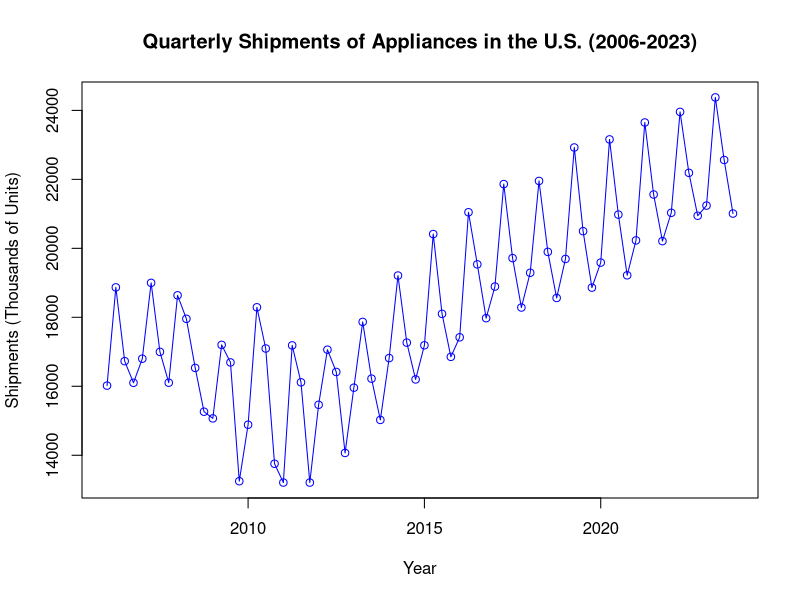
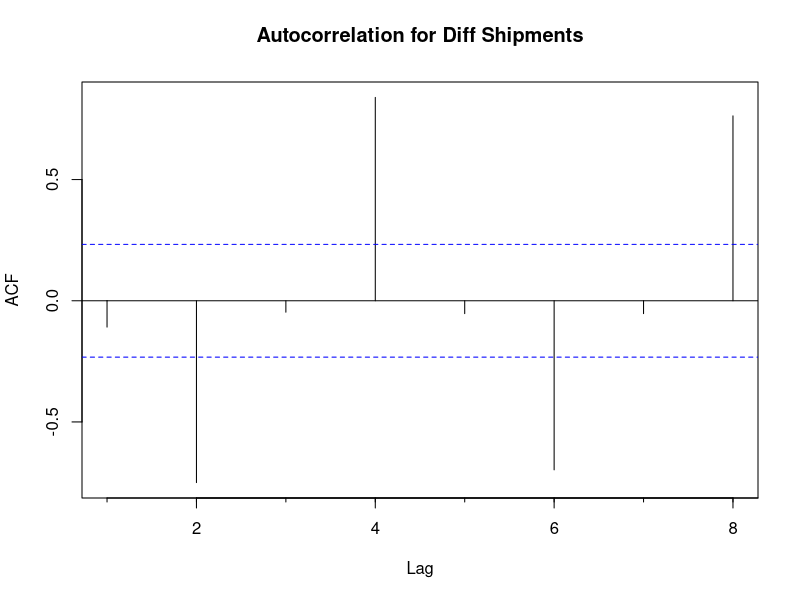
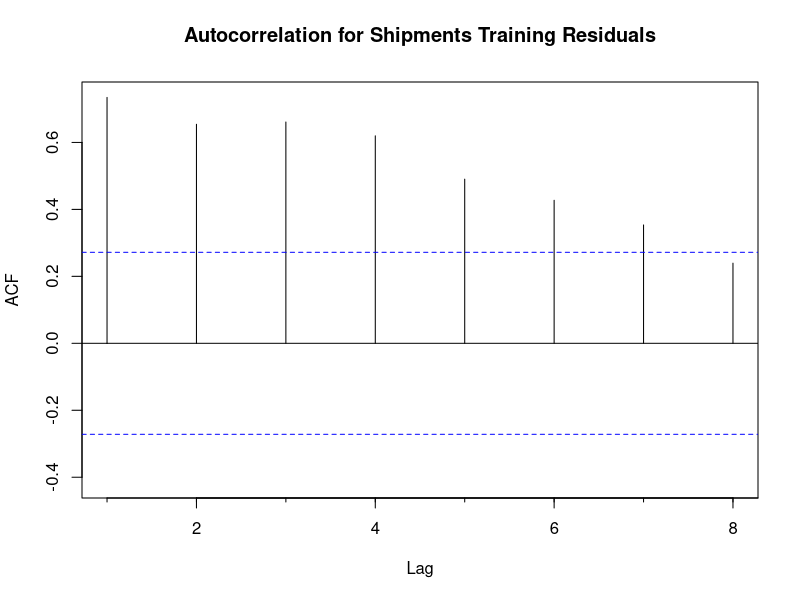
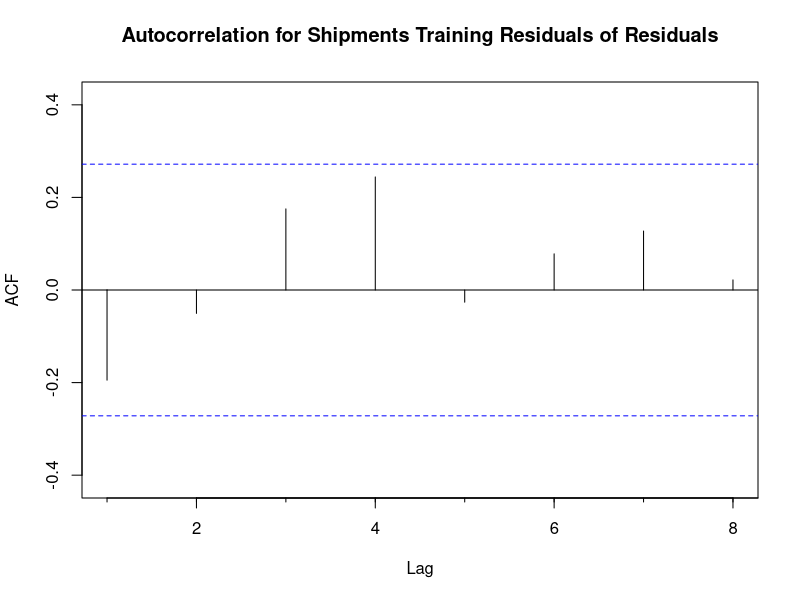
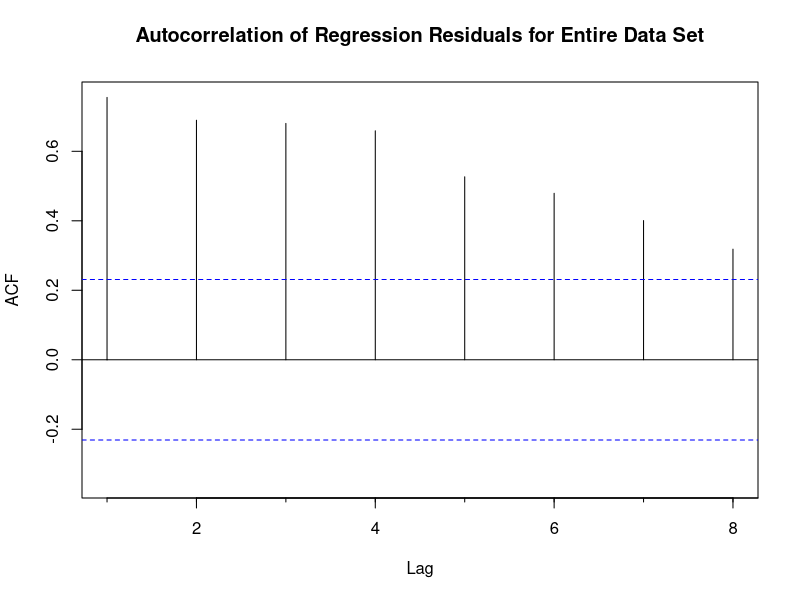

Recreate these plots in R, in order.
## USE FORECAST LIBRARY.

library(forecast)

## CREATE DATA FRAME. 

# Set working directory for locating files.
setwd("/Users/pallavinair/Desktop/CSUEB BA/BAN 673/Casestudy 2")

# Create data frame.
shipment.data <- read.csv("673_case2.csv")

# See the first and last 6 records of the file for data.
head(shipment.data)
tail(shipment.data)

# Function ts() takes three arguments: start, end, and freq.
# With quarterly data, frequency in a season (year) is equal to 4.
# Arguments start and end are pairs: (season number, period number).
# Now, create the time series object
shipments.ts <- ts(shipment.data$Shipments, start = c(2006, 1), frequency = 4)

#Plot the time series data
plot(shipments.ts, xlab = "Year", ylab = "Shipments (Thousands of Units)", 
     main = "Quarterly Shipments of Appliances in the U.S. (2006-2023)", 
     type = "o", col = "blue")

#Develop data partition with the validation partition of 20 periods and the rest for the 
#training partition.
# Define the numbers of months in the training and validation sets,
# nTrain and nValid, respectively.
nValid <- 20 
nTrain <- length(shipments.ts) - nValid
# Define the training and validation sets using window()
train.ts <- window(shipments.ts, end = c(2018, 4)) # Adjusted to ensure correct partitioning
valid.ts <- window(shipments.ts, start = c(2019, 1)) # Starting from 2019 Q1 for validation

#1 (a)
# Fit AR(1) model to the training data
shipments_ar1_model <- Arima(shipments.ts, order = c(1,0,0))

# Print the model summary to get the intercept and coefficient
summary(shipments_ar1_model)


# Apply z-test to test the null hypothesis that beta 
# coefficient of AR(1) is equal to 1.
ar1 <- 0.7062
s.e. <- 0.0825
null_mean <- 1
alpha <- 0.05
z.stat <- (ar1-null_mean)/s.e.
z.stat
p.value <- pnorm(z.stat)
p.value
if (p.value<alpha) {
  "Reject null hypothesis"
} else {
  "Accept null hypothesis"
}

# Create first difference of ClosePrice data using diff() function.
diff.shipments <- diff(shipments.ts, lag = 1)
diff.shipments

#1 (b)
# Use Acf() function to identify autocorrealtion for first differenced
# and plot autocorrelation for different lags 
# (up to maximum of 8).
Acf(diff.shipments, lag.max = 8, 
    main = "Autocorrelation for Diff Shipments")

#2(a)
## FIT REGRESSION MODEL WITH LINEAR TREND AND SEASONALITY 
## FORECAST AND MEASURE ACCURACY.

# Use tslm() function to create linear trend and seasonal model.
train.lin.season <- tslm(train.ts ~ trend + season)

# See summary of linear trend and seasonality model and associated parameters.
summary(train.lin.season)

# Apply forecast() function to make predictions for ts with 
# linear trend and seasonality data in validation set.  
train.lin.season.pred <- forecast(train.lin.season, h = nValid, level = 0)

#2 (b)
# Use Acf() function to identify autocorrelation for the model residuals 
# (training sets), and plot autocorrelation for different 
# lags (up to maximum of 8).
train.lin.season.pred$residuals
Acf(train.lin.season.pred$residuals, lag.max = 8, 
    main = "Autocorrelation for Shipments Training Residuals")

## USE Arima() FUNCTION TO CREATE AR(1) MODEL FOR TRAINING RESIDUALS.
## CREATE TWO-LEVEL MODEL WITH LINEAR TREND AND SEASONALITY MODEL 
## AND AR(1) RESIDUALS.
## PLOT DATA AND IDENTIFY ACCURACY MEASURES.

#2 (c)
# Use Arima() function to fit AR(1) model for training residuals. The Arima model of 
# order = c(1,0,0) gives an AR(1) model.
# Use summary() to identify parameters of AR(1) model. 
shipments_res_ar1 <- Arima(train.lin.season$residuals, order = c(1,0,0))
summary(shipments_res_ar1)
shipments_res_ar1$fitted

# Use Acf() function to identify autocorrelation for the training 
# residual of residuals and plot autocorrelation for different lags 
# (up to maximum of 8).
Acf(shipments_res_ar1$residuals, lag.max = 8, 
    main = "Autocorrelation for Shipments Training Residuals of Residuals")


#2 (d)

## USE Arima() FUNCTION TO CREATE AR(1) MODEL FOR TRAINING RESIDUALS.
## CREATE TWO-LEVEL MODEL WITH LINEAR TREND AND SEASONALITY MODEL 
## AND AR(1) RESIDUALS.
## IDENTIFY ACCURACY MEASURES.

# Use Arima() function to fit AR(1) model for training residuals. The Arima model of 
# order = c(1,0,0) gives an AR(1) model.
# Use summary() to identify parameters of AR(1) model. 
shipments_res_ar1 <- Arima(train.lin.season$residuals, order = c(1,0,0))
summary(shipments_res_ar1)
shipments_res_ar1$fitted

# Use forecast() function to make prediction of residuals in validation set.
shipments_res_ar1_pred <- forecast(shipments_res_ar1, h = nValid, level = 0)
shipments_res_ar1_pred

# Create two-level model's forecast with linear trend and seasonality 
# regression + AR(1) for residuals for validation period.

# Create data table with validation data, regression forecast
# for validation period, AR(1) residuals for validation, and 
# two level model results. 
valid.two.level.pred <- train.lin.season.pred$mean + shipments_res_ar1_pred$mean

valid.df <- round(data.frame(valid.ts, train.lin.season.pred$mean, 
                             shipments_res_ar1_pred$mean, valid.two.level.pred),3)
names(valid.df) <- c("Shipments", "Reg.Forecast", 
                     "AR(1)Forecast", "Combined.Forecast")
valid.df

# Use accuracy() function to identify common accuracy measures for validation period forecast:
# (1) two-level model (linear trend and seasonal model + AR(1) model for residuals),
# (2) linear trend and seasonality model only.
round(accuracy(valid.two.level.pred, valid.ts), 3)
round(accuracy(train.lin.season.pred$mean, valid.ts), 3)

#2 (e)
## FIT REGRESSION MODEL WITH LINEAR TREND AND SEASONALITY 
## FOR ENTIRE DATASET. FORECAST AND PLOT DATA, AND MEASURE ACCURACY.
# Use tslm() function to create linear trend and seasonality model.
lin.season <- tslm(shipments.ts ~ trend + season)

# See summary of linear trend equation and associated parameters.
summary(lin.season)

# Apply forecast() function to make predictions with linear trend and seasonal 
# model into the future 12 months.  
lin.season.pred <- forecast(lin.season, h = 8, level = 0)
lin.season.pred

# Use Acf() function to identify autocorrelation for the model residuals 
# for entire data set, and plot autocorrelation for different 
# lags (up to maximum of 12).
Acf(lin.season.pred$residuals, lag.max = 8, 
    main = "Autocorrelation of Regression Residuals for Entire Data Set")

# Use Arima() function to fit AR(1) model for regression residuals.
# The ARIMA model order of order = c(1,0,0) gives an AR(1) model.
# Use forecast() function to make prediction of residuals into the future 8 Quarters.
residual.ar1 <- Arima(lin.season$residuals, order = c(1,0,0))
residual.ar1.pred <- forecast(residual.ar1, h = 8, level = 0)

# Identify forecast for the future 8 periods as sum of linear trend and 
# seasonal model and AR(1) model for residuals.
lin.season.ar1.pred <- lin.season.pred$mean + residual.ar1.pred$mean
lin.season.ar1.pred

# Create a data table with linear trend and seasonal forecast 
# for 8 future periods,
# AR(1) model for residuals for 8 future periods, and combined 
# two-level forecast for 8 future periods. 
table.df <- round(data.frame(lin.season.pred$mean, 
                             residual.ar1.pred$mean, lin.season.ar1.pred),3)
names(table.df) <- c("Reg.Forecast", "AR(1)Forecast","Combined.Forecast")
table.df

#3 (a)
## FIT ARIMA(1,1,1)(1,1,1)MODEL.

# Use Arima() function to fit ARIMA(1,1,1)(1,1,1)model for 
# trend and seasonality.
# Use summary() to show ARIMA model and its parameters.
train.arima.seas <- Arima(train.ts, order = c(1,1,1), 
                          seasonal = c(1,1,1)) 
summary(train.arima.seas)

# Apply forecast() function to make predictions for ts with 
# ARIMA model in validation set.    
train.arima.seas.pred <- forecast(train.arima.seas, h = nValid, level = 0)
train.arima.seas.pred

#3 (b)
## FIT AUTO ARIMA MODEL.
# Use auto.arima() function to fit ARIMA model.
# Use summary() to show auto ARIMA model and its parameters.
train.auto.arima <- auto.arima(train.ts)
summary(train.auto.arima)

# Apply forecast() function to make predictions for ts with 
# auto ARIMA model in validation set.  
train.auto.arima.pred <- forecast(train.auto.arima, h = nValid, level = 0)
train.auto.arima.pred

#3 (c)
round(accuracy(train.arima.seas.pred$mean, valid.ts), 3)
round(accuracy(train.auto.arima.pred$mean, valid.ts), 3)

#3 (d)
## FIT SEASONAL ARIMA AND AUTO ARIMA MODELS FOR ENTIRE DATA SET. 
## FORECAST AND PLOT DATA, AND MEASURE ACCURACY.

# Use arima() function to fit seasonal ARIMA(1,1,1)(1,1,1) model 
# for entire data set.
# use summary() to show auto ARIMA model and its parameters for entire data set.
arima.seas <- Arima(shipments.ts, order = c(1,1,1), 
                    seasonal = c(1,1,1)) 
summary(arima.seas)

# Apply forecast() function to make predictions for ts with 
# seasonal ARIMA model for the future 8 periods. 
arima.seas.pred <- forecast(arima.seas, h = 8, level = 0)
arima.seas.pred

# Use auto.arima() function to fit ARIMA model for entire data set.
# use summary() to show auto ARIMA model and its parameters for entire data set.
auto.arima <- auto.arima(shipments.ts)
summary(auto.arima)

# Apply forecast() function to make predictions for ts with 
# auto ARIMA model for the future 8 periods. 
auto.arima.pred <- forecast(auto.arima, h = 8, level = 0)
auto.arima.pred

#3 (e) # MEASURE FORECAST ACCURACY FOR ENTIRE DATA SET.

# Use accuracy() function to identify common accuracy measures for:
#(1) regression model with linear trend and seasonality; 
#(2) two-level model (with AR(1) model for residuals); 
#(3) ARIMA(1,1,1)(1,1,1) model; 
#(4) auto ARIMA model; 
#(5) seasonal naïve forecast for the entire data set
round(accuracy(lin.season.pred$fitted, shipments.ts), 3)
round(accuracy(lin.season$fitted + residual.ar1.pred$fitted, shipments.ts), 3)
round(accuracy(arima.seas.pred$fitted, shipments.ts), 3)
round(accuracy(auto.arima.pred$fitted, shipments.ts), 3)
round(accuracy((snaive(shipments.ts))$fitted, shipments.ts), 3)
round(accuracy((naive(shipments.ts))$fitted, shipments.ts), 3)
